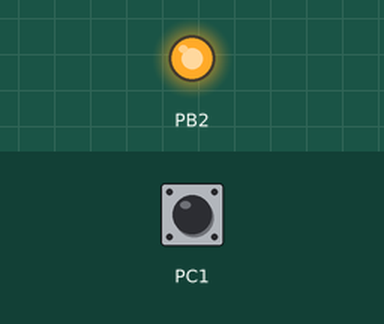
This program was run on a simulated ATmega328P, built with avr-gcc and emulated at 16 MHz. Shown: output pins drawn as LEDs (lit = HIGH). Inputs (shaded band) come from the test bench; at power-on: PC1 HIGH.

Above: at 1.2 s.
1.3 s: PC1 pulled LOW for 0.15 s
At 1.8 s:
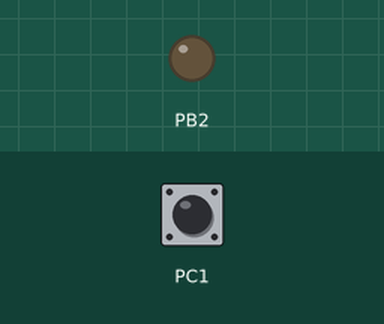
4.0 s: PC1 pulled LOW for 3.2 s
At 8.5 s:
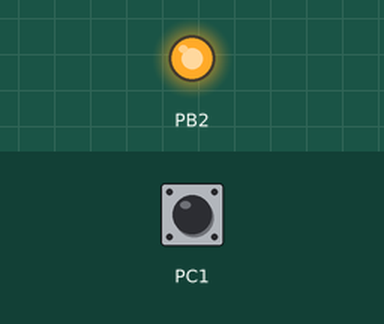
Timing chart, 0 to 10.0 s (numbered marks = the images above; inputs shaded):
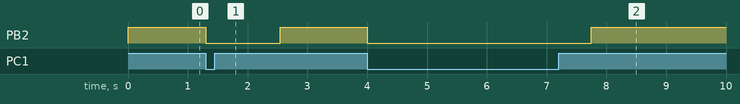

The program:

main.c
```c
/*
 * 2A_Task_2_C.c
 *
 * Created: 3/1/2019 6:16:17 PM
 * Author : victor
 */

#include <avr/io.h>
#define F_CPU   16000000UL
#include <util/delay.h>


int main(void)
{
	DDRB = 0b0100;					// set PB2 as output when pressed
	PORTB = (0b0001<<0b0101);		// turn off PB5 LED
	DDRC = (0b0000<<0b0001);		// reads data entered
	PORTC = (0b0001<<0b0001);		// will cause it to light up and display

	while (1)
	{
		if(PINC & (PINC1<<PINC1))	//to see if the switch is pressed
		{
			PORTB = (PORTB1<<PORTB2);	// if there is no input keep led off

		}

		else
		{
			PORTB &= ~(PORTB1<<PORTB2);	// toggle the led
			_delay_ms(1250);	// keep the light on for 1.25 SECONDS
		}

	}
	return 0;
}
```

Measured:
- after the input at 1.3 s, PB2: HIGH → LOW at once, → HIGH 1.2 s later
- after the input at 4.0 s, PB2: HIGH → LOW at once, → HIGH 3.8 s later
